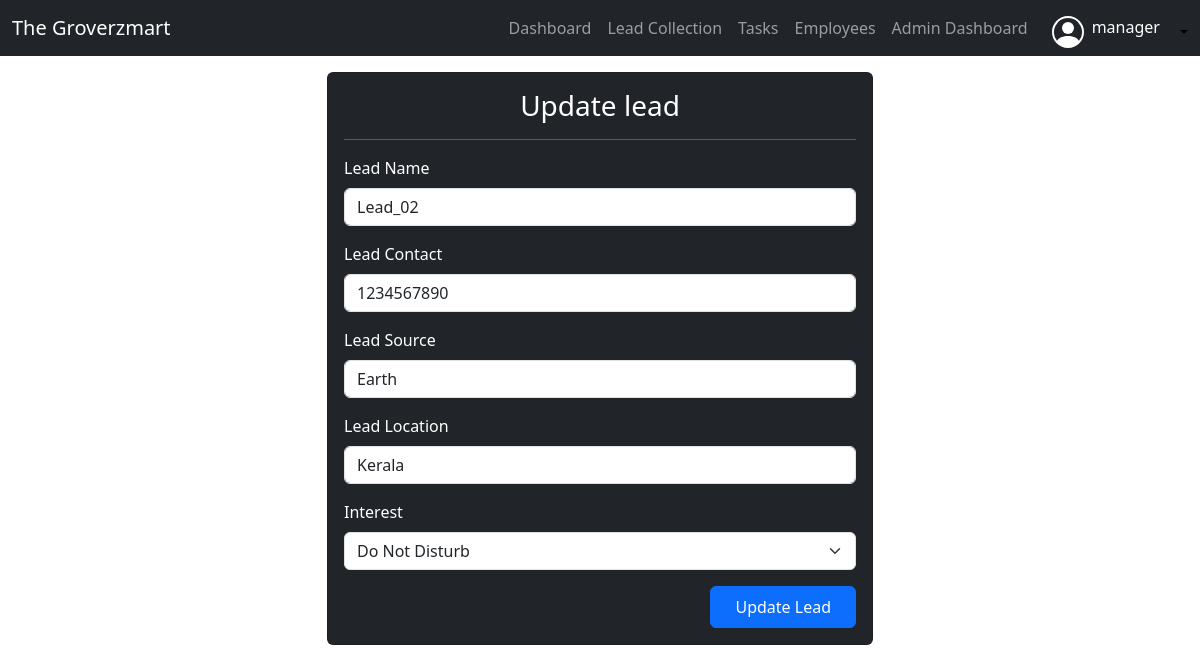
The app's page /lead/update/3/ (signed in) with its own data.
### workflow_app/models.py (models this page shows, shortened)
class Lead(models.Model):
    customer_name = models.CharField(max_length=255)
    contact_number = models.CharField(max_length=20)
    interest_choices = [
        ('do_not_disturb', 'Do Not Disturb'),
        ('call_back_later', 'Call Back Later'),
        ('not_interested', 'Not Interested'),
        ('not_reachable', 'Not Reachable'),
        ('interested', 'Interested')
    ]
    interest = models.CharField(max_length=20, choices=interest_choices)
    lead_source = models.CharField(max_length=255)
    customer_location = models.CharField(max_length=255)

### workflow_app/views.py (the view, shortened to what this page needs)
# urls.py: path('lead/update/<id>/',update_lead,name='update_lead'),
@login_required
def update_lead(request, id):
    lead = get_object_or_404(Lead, id = id)
    context = {
        'page_title': 'Update Lead',
        'lead' : lead,
    }
    return render(request, 'leads/update_lead.html',context)

### templates/leads/update_lead.html (shortened to what this page needs)
{% extends 'base.html' %}
{% block start %}
{% load static %}
<div class="container mt-3">
    <div class="row justify-content-center">
        <div class="col-md-6">
            <div class="card bg-dark text-white">
                <div class="card-body">
                    <form method="POST">
                        <h3 class="mb-3 text-center">Update lead</h3>
                        <hr>
                        <div class="mb-3">
                            <label for="lead_name" class="form-label">Lead Name</label>
                            <input type="text" value="{{lead.customer_name}}" required name="lead_name" class="form-control">
                        </div>
                        <div class="mb-3">
                            <label for="lead_contact" class="form-label">Lead Contact</label>
                            <input type="number" value="{{lead.contact_number}}" required name="lead_contact" class="form-control">
                        </div>
                        <div class="mb-3">
                            <label for="lead_source" class="form-label">Lead Source</label>
                            <input type="text" value="{{lead.lead_source}}" name="lead_source" required  class="form-control">
                        </div>
                        <div class="mb-3">
                            <label for="lead_location" class="form-label">Lead Location</label>
                            <input type="text" value="{{lead.customer_location}}" name="lead_location" required  class="form-control">
                        </div>
                        <div class="mb-3">
                            <label for="interest" class="form-label">Interest</label>
                            <select name="interest" id="interest" class="form-select" required>
                                <option value="Do Not Disturb" {% if interest == "Do Not Disturb" %}selected{% endif %}>Do Not Disturb</option>
                            </select>
                        </div>
                        <div class="d-flex justify-content-end">
                            <button type="submit" class="btn btn-primary"
                                style="--bs-btn-padding-y: .5rem; --bs-btn-padding-x: 1.5rem; --bs-btn-font-size: 1rem;">Update Lead</button>
                        </div>
                    </form>
                </div>
            </div>
        </div>
    </div>
</div>
{% endblock %}

### templates/base.html (shortened to what this page needs)
{% load static %}
<!DOCTYPE html>
<html lang="en">
<head>
    <link href="https://cdn.jsdelivr.net/npm/bootstrap@5.3.0/dist/css/bootstrap.min.css"
        rel="stylesheet">
</head>
<body>
    <header>
        <nav class="navbar navbar-expand-lg navbar-dark bg-dark" aria-label="Offcanvas navbar large">
            <div class="container-fluid">
                {% if user.is_superuser %}
                <a class="navbar-brand" href="{% url 'manager_dashboard' %}">The Groverzmart</a>
                {% endif %}
                <div class="offcanvas offcanvas-end text-bg-dark" tabindex="-1" id="offcanvasNavbar2"
                    aria-labelledby="offcanvasNavbar2Label">
                    <div class="offcanvas-body">
                        <ul class="navbar-nav justify-content-end flex-grow-1 pe-3">
                            <li class="nav-item">
                                <a class="nav-link" href="{% url 'organizational_dashboard' %}">Dashboard</a>
                            </li>
                            <li class="nav-item">
                                <a class="nav-link" href="{% url 'leads' %}">Lead Collection</a>
                            </li>
                            {% if user.is_superuser %}
                            <li class="nav-item">
                                <a class="nav-link" href="{% url 'view_tasks' %}">Tasks</a>
                            </li>
                            <li class="nav-item">
                                <a href="{% url 'view_staffs' %}" class="nav-link">Employees</a>
                            </li>
                            <li class="nav-item">
                                <a class="nav-link" href="{% url 'manager_dashboard' %}">Admin Dashboard</a>
                            </li>
                            {% endif %}
                        </ul>
                        <div class="flex-shrink-0 dropdown mt-1">
                            <a href="#"
                                class="d-flex align-items-center mt-1 link-body-emphasis text-decoration-none dropdown-toggle "
                                data-bs-toggle="dropdown" aria-expanded="false">
                                <h6 class="text-white me-3 ms-2">{{ user.username }}</h6>
                            </a>
                        </div>
                    </div>
                </div>
            </div>
        </nav>
    </header>
    {% block start %}
    {% endblock %}
</body>
</html>

### records on screen
Lead: lead_name "Lead_02", lead_contact "1234567890", lead_source "Earth", lead_location "Kerala"

### other values on screen
{{ user.username }} "manager"
